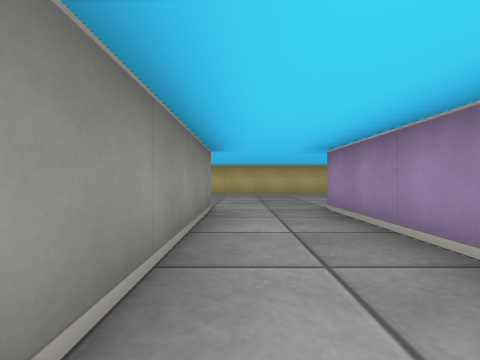
[1] (above)

22 first-person views from a walk through a cub3D maze. The camera is about half as high as the walls, looks level and sees 85° across. The floor is counted in squares. Each view is taken from the middle of a square. On the plan, view 1 faces up. The plan holds only what a view shows up to about 9 squares ahead; the rest is blank.

[2]
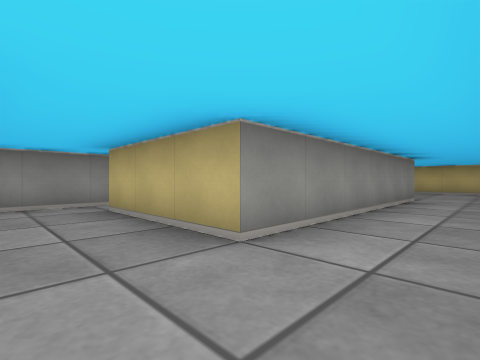

[3]
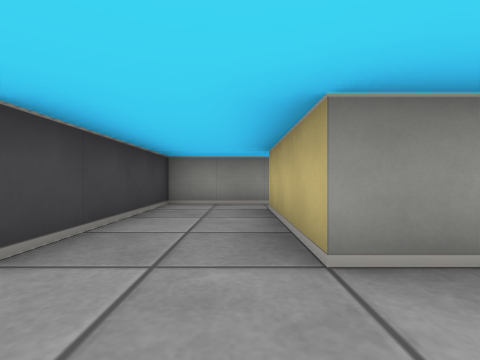

[4]
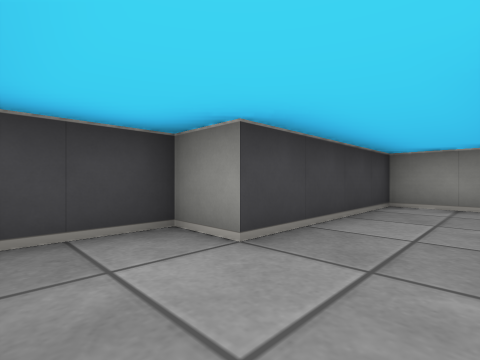

[5]
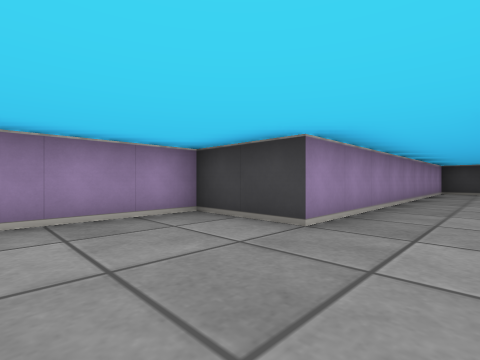

[6]
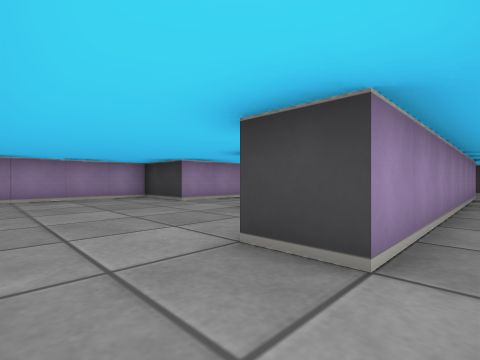

[7]
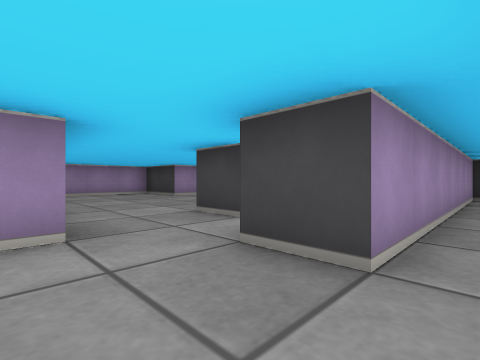

[8]
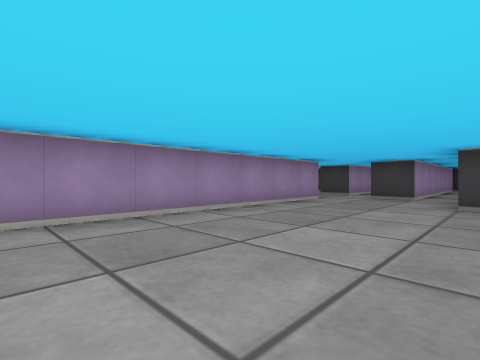

[9]
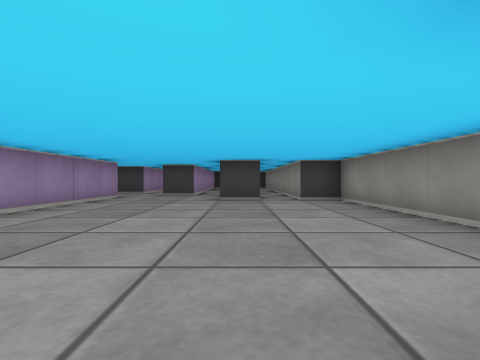

[10]
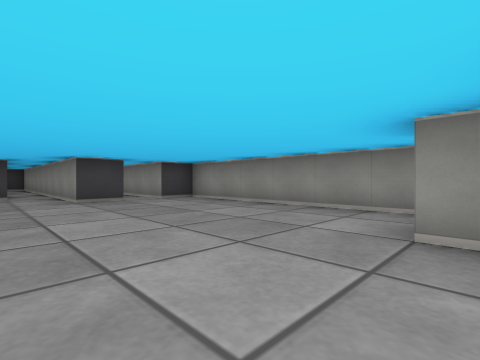

[11]
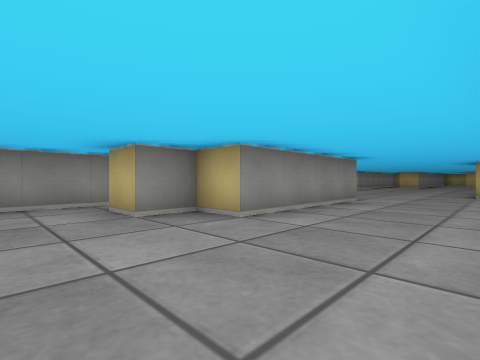

[12]
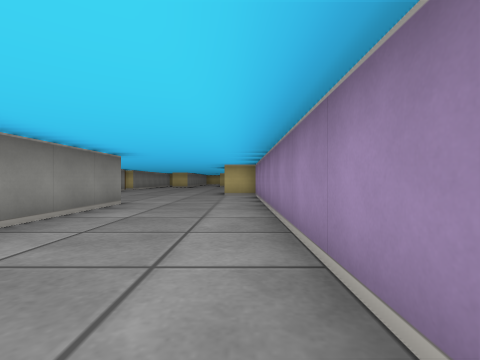

[13]
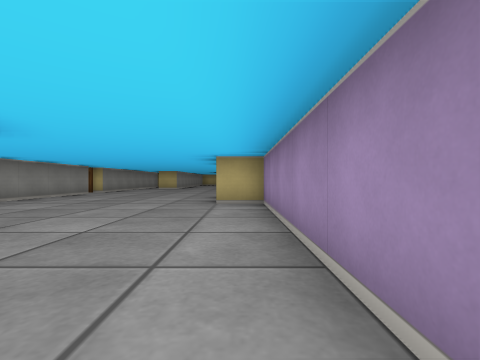

[14]
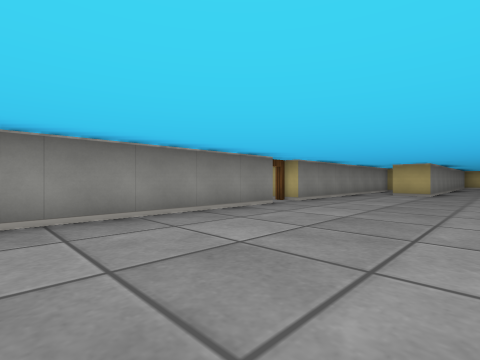

[15]
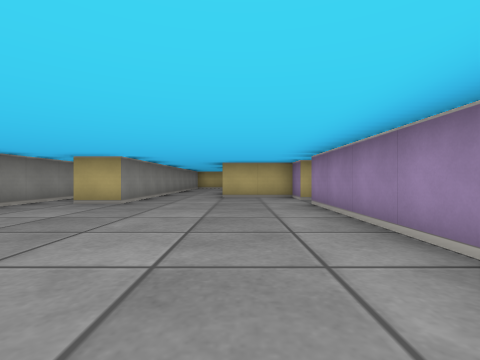

[16]
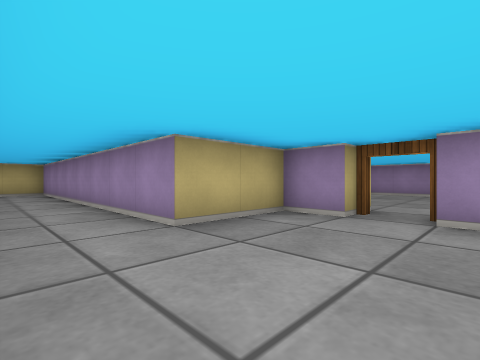

[17]
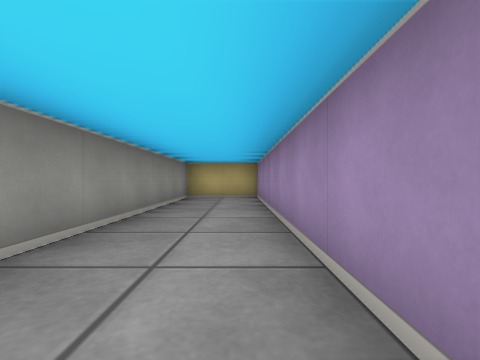

[18]
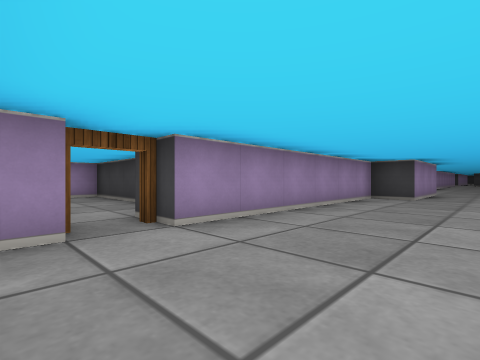

[19]
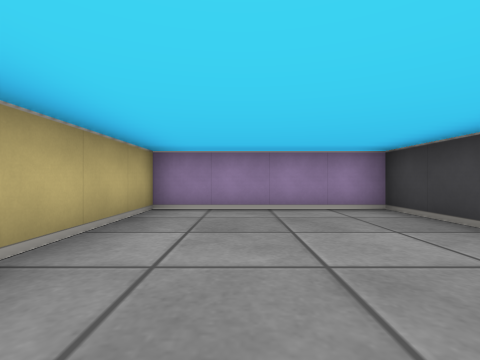

[20]
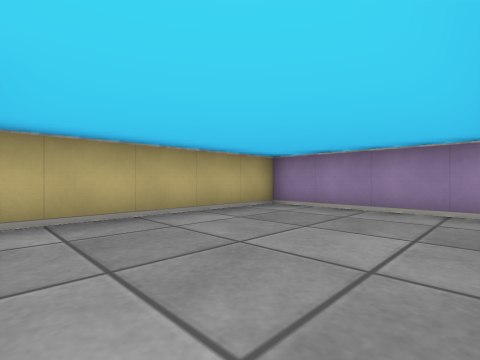

[21]
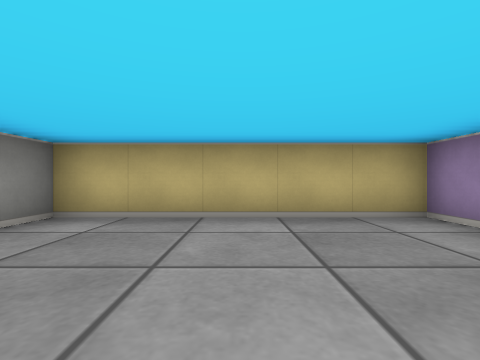

[22]
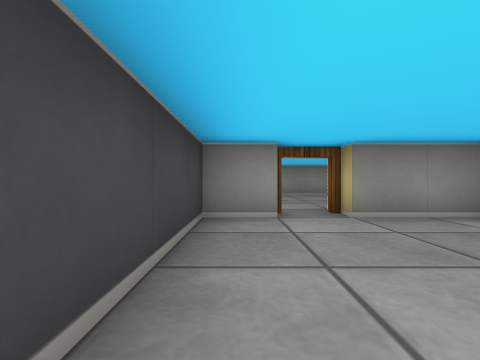

### Floor plan
Ten units are one square. View 1 is at (0, 0); x grows to the right and y downward. Boxes are objects, and circles mark ways between rooms. Rooms are numbered by the first view taken in them; rooms with no view inside come last. Other rooms are left out.
<svg viewBox="-105 -430 145 480">
<path fill="none" stroke="#000" d="M-5 -45 -5 15 -35 15M-35 -65 -25 -65M-45 11 -45 35 -5 35 -5 45 12 45M29 -85 -10 -85M15 42 15 -45 35 -45 35 -78M-65 -205 -65 -165 -75 -165 -75 -155 -85 -155M-95 -159 -95 -95 -85 -95 -85 -69M-95 -275 -95 -231M-75 -95 -65 -95 -65 -48M-35 -335 -35 -345 -55 -345 -55 -425 -75 -425 -75 -325 -85 -325M-35 -84 -35 -235 -45 -235 -45 -265 -35 -265 -35 -325M-95 -341 -95 -285M-55 -6 -55 -75 -45 -75M-35 15 -35 -65M-25 -325 -25 -315 25 -315 25 -355 -25 -355 -25 -335"/>
<circle cx="-30" cy="-75" r="3" fill="#2a7"/>
<circle cx="-40" cy="20" r="3" fill="#2a7"/>
<circle cx="-30" cy="-330" r="3" fill="#2a7"/>
<text x="0" y="-30">1</text>
<text x="-60" y="-210">2</text>
<text x="0" y="-340">3</text>
</svg>
Room 1 opens to room 2. Room 2 opens to room 3.

Where each view was taken, in squares from view 1:
view 1: 0 up, 0 right, facing up
view 2: 3 down, 1 right, facing up-left
view 3: 2 down, 1 right, facing left
view 4: 2 down, 1 right, facing down-left
view 5: 7 up, 0 right, facing down-right
view 6: 8 up, 4 left, facing down-right
view 7: 9 up, 6 left, facing down-right
view 8: 15 up, 7 left, facing down-right
view 9: 16 up, 7 left, facing down
view 10: 16 up, 5 left, facing down-left
view 11: 14 up, 4 left, facing up-left
view 12: 15 up, 4 left, facing up
view 13: 18 up, 4 left, facing up
view 14: 23 up, 6 left, facing up-left
view 15: 27 up, 5 left, facing up
view 16: 32 up, 7 left, facing up-right
view 17: 35 up, 6 left, facing up
view 18: 34 up, 6 left, facing down-right
view 19: 34 up, 2 left, facing right
view 20: 32 up, 2 left, facing up-right
view 21: 32 up, 0 right, facing up
view 22: 32 up, 1 right, facing left
